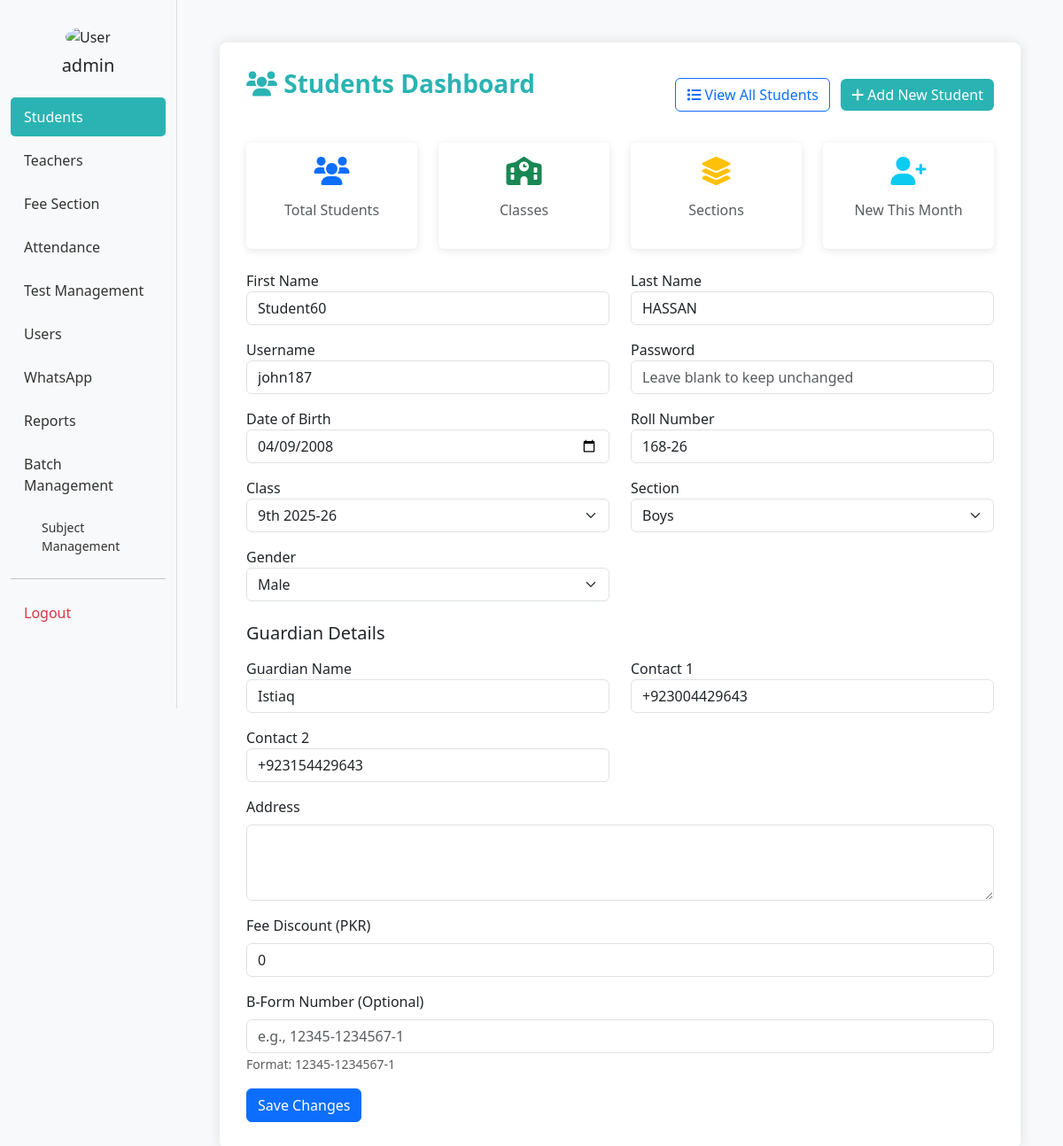
/edit_students/313/ (signed in), run on an earlier commit of the app's database.
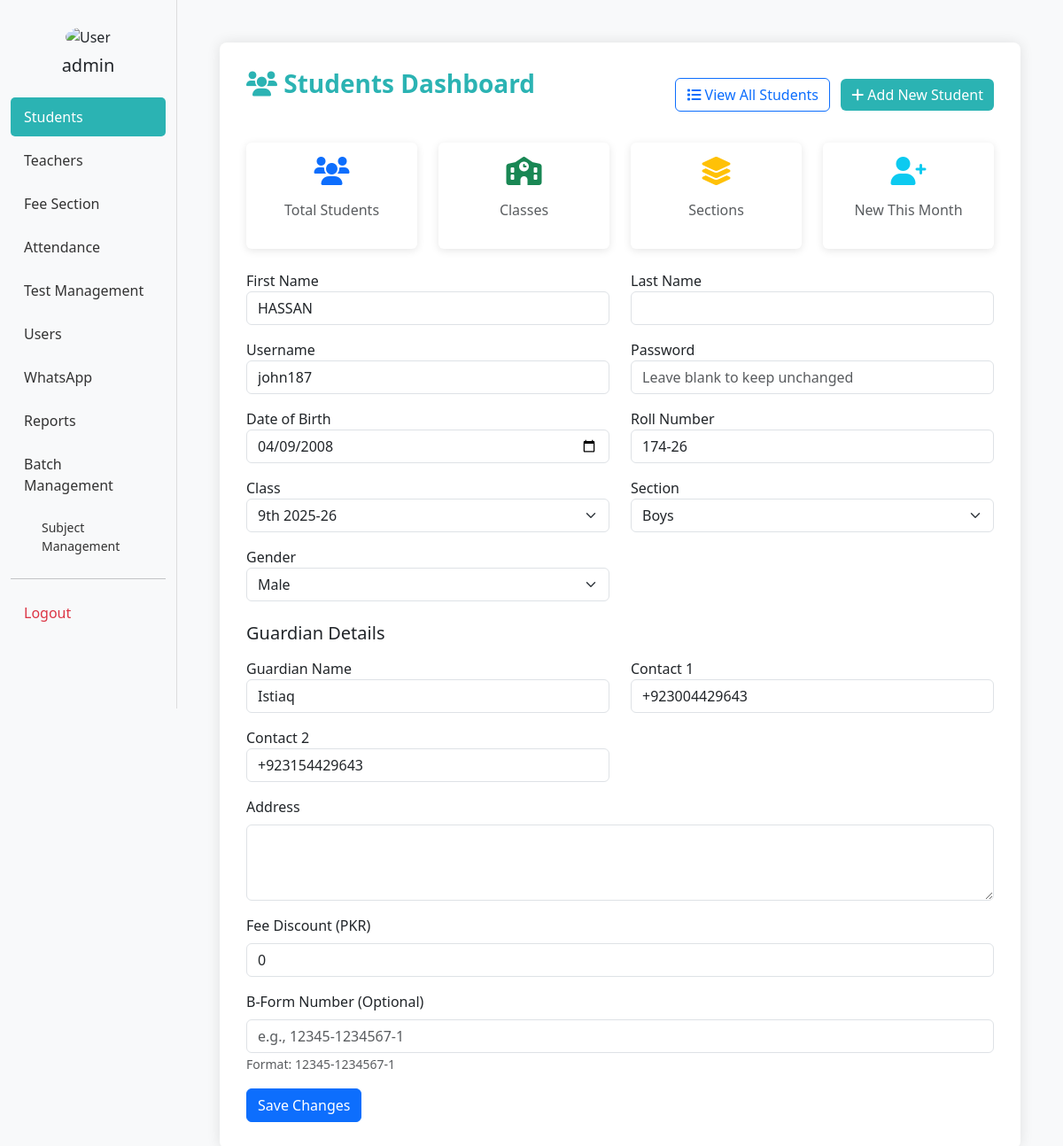
And on a later commit of the database.
### bri/models.py (models this page shows, shortened)
class Student(models.Model):
    username = models.OneToOneField(Username, on_delete=models.CASCADE, related_name='student_profile')
    std_fname = models.CharField(max_length=20)
    std_lname = models.CharField(max_length=20)
    std_dob = models.DateField()
    std_roll = models.CharField(max_length=20)
    std_class = models.ForeignKey(Class, on_delete=models.CASCADE)
    guardian_name = models.CharField(max_length=100, blank=True)
    guardian_contact1 = PhoneNumberField(blank=True, null=True)
    guardian_contact2 = PhoneNumberField(blank=True, null=True)
    address = models.TextField(blank=True, null=True)
    std_section = models.ForeignKey(Section, on_delete=models.CASCADE, null=True, blank=True)
    gender = models.CharField(max_length=10)
    discount_amount = models.IntegerField(help_text="Discount amount in PKR")
    is_active = models.BooleanField(default=True)
    profile_picture = models.ImageField(upload_to='student_pics/', blank=True, null=True)
    bform = models.CharField(max_length=20, blank=True, null=True)
    created_at = models.DateTimeField(auto_now_add=True)
    class Meta:
        unique_together = ('std_class', 'std_roll')

class Username(models.Model):
    ROLE_CHOICES = [
        ('admin', 'Admin'),
        ('student', 'Student'),
        ('teacher', 'Teacher'),
    ]
    username = models.CharField(max_length=50, unique=True)
    password = models.CharField(max_length=128)
    role = models.CharField(max_length=10, choices=ROLE_CHOICES)
    full_name = models.CharField(max_length=100, blank=True)
    profile_picture = models.ImageField(upload_to='profile_pics/', blank=True, null=True)

class Class(models.Model):
    class_name = models.CharField(max_length=15)
    is_active = models.BooleanField(default=True)
    order = models.IntegerField(default=0)
    class Meta:
        ordering = ['order', 'class_name']

class Section(models.Model):
    std_section = models.CharField(max_length=10)
    class_name = models.ForeignKey(Class, on_delete=models.CASCADE, related_name="sections")
    is_active = models.BooleanField(default=True)
    order = models.IntegerField(default=0)
    class Meta:
        ordering = ['order', 'std_section']

### bri/views.py (the view, shortened to what this page needs)
# urls.py: path('edit_students/<int:student_id>/', views.edit_students, name='edit_students'),
@admin_required
def edit_students(request, student_id):
    student = get_object_or_404(StudentModel, id=student_id)
    classes = Class.objects.all()
    sections = Section.objects.all()
    return render(request, 'edit_students.html', {
        'student': student,
        'classes': classes,
        'sections': sections,
    })

### bri/views.py (called while the page is built)
def admin_required(view_func):
    @wraps(view_func)
    def wrapper(request, *args, **kwargs):
        user_id = request.session.get('user_id')
        user_role = request.session.get('user_role')
        print(f"Admin check - user_id: {user_id}, user_role: {user_role}")
        if not user_id or user_role != 'admin':
            messages.error(request, "You need admin access to view this page.")
            return redirect('admin_dashboard')
        return view_func(request, *args, **kwargs)
    return wrapper

### bri/templates/edit_students.html (shortened to what this page needs)
{% extends 'students.html' %}
{% block content %}
  <form method="POST">
    <div class="row mb-3">
      <div class="col-md-6">
        <label>First Name</label>
        <input type="text" name="first_name" class="form-control" value="{{ student.std_fname }}" required>
      </div>
      <div class="col-md-6">
        <label>Last Name</label>
        <input type="text" name="last_name" class="form-control" value="{{ student.std_lname }}">
      </div>
    </div>
    <div class="row mb-3">
      <div class="col-md-6">
        <label>Username</label>
        <input type="text" name="username" class="form-control"
              value="{{ student.username.username }}" required>
      </div>
      <div class="col-md-6">
        <label>Password</label>
        <input type="password" name="password" class="form-control"
              placeholder="Leave blank to keep unchanged">
      </div>
    </div>
    <div class="row mb-3">
      <div class="col-md-6">
        <label>Date of Birth</label>
        <input type="date" name="dob" class="form-control" value="{{ student.std_dob|date:'Y-m-d' }}" required>
      </div>
      <div class="col-md-6">
        <label>Roll Number</label>
        <input type="text" name="std_roll" class="form-control" value="{{ student.std_roll }}" placeholder="e.g., 124-26" required>
      </div>
    </div>
    <div class="row mb-3">
      <div class="col-md-6">
        <label>Class</label>
        <select class="form-select" name="class" id="class" required>
          {% for cls in classes %}
            <option value="{{ cls.id }}" {% if student.std_class.id == cls.id %}selected{% endif %}>{{ cls.class_name }}</option>
          {% endfor %}
        </select>
      </div>
      <div class="col-md-6">
        <label>Section</label>
        <select class="form-select" name="section" id="section" required>
          {% for section in sections %}
            <option value="{{ section.id }}" {% if student.std_section and student.std_section.id == section.id %}selected{% endif %}>{{ section.std_section }}</option>
          {% endfor %}
        </select>
      </div>
    </div>
    <div class="row mb-3">
      <div class="col-md-6">
        <label>Gender</label>
        <select class="form-select" name="gender" required>
          <option value="Male" {% if student.gender == 'Male' %}selected{% endif %}>Male</option>
        </select>
      </div>
    </div>
    <h5 class="mt-4 mb-3">Guardian Details</h5>
    <div class="row mb-3">
      <div class="col-md-6">
        <label>Guardian Name</label>
        <input type="text" name="guardian_name" class="form-control" value="{{ student.guardian_name }}">
      </div>
      <div class="col-md-6">
        <label>Contact 1</label>
        <input type="tel" name="guardian_contact1" class="form-control" value="{{ student.guardian_contact1 }}" placeholder="+92...">
      </div>
    </div>
    <div class="row mb-3">
      <div class="col-md-6">
        <label>Contact 2</label>
        <input type="tel" name="guardian_contact2" class="form-control" value="{{ student.guardian_contact2 }}" placeholder="+92...">
      </div>
    </div>
      <div class="mb-3">
        <label for="address" class="form-label">Address</label>
        <textarea name="address" id="address" class="form-control" rows="3">{{ student.address }}</textarea>
      </div>
    <div class="mb-3">
      <label for="discountAmount" class="form-label">Fee Discount (PKR)</label>
      <input type="number" class="form-control" name="discount_amount" min="0" value="{{ student.discount_amount }}">
    </div>
    <div class="mb-3">
      <label for="bform" class="form-label">B-Form Number (Optional)</label>
      <input type="text" class="form-control" name="bform" value="{{ student.bform }}" placeholder="e.g., 12345-1234567-1" pattern="[0-9]{5}-[0-9]{7}-[0-9]{1}">
      <small class="form-text text-muted">Format: 12345-1234567-1</small>
    </div>
    <button type="submit" class="btn btn-primary">Save Changes</button>
  </form>
{% endblock %}

What changed in the data, as far as the page shows it:
changed Student "HASSAN": first_name "Student60" → "HASSAN"; std_roll "168-26" → "174-26"; last_name "HASSAN" → (not shown)
